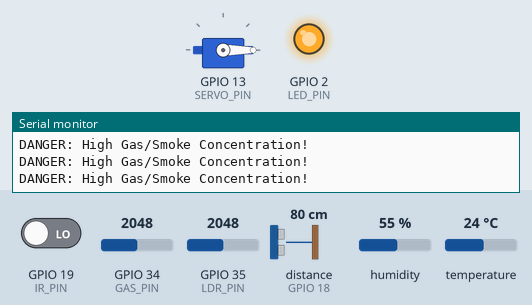
Bench run of a sketch on a simulated ESP32. Shown: servo, output pins drawn as LEDs (lit = HIGH), the last lines printed to the serial monitor. Wiring (inferred from the names in the program): ultrasonic range finder: trigger GPIO 5; echo GPIO 18. The test bench sets the inputs (shaded band); at power-on: distance to the obstacle (sensor on GPIO 18) 80 cm, GPIO 35 (LDR_PIN) = 2048, temperature 24 °C, GPIO 19 (IR_PIN) LOW, GPIO 34 (GAS_PIN) = 2048, humidity 55 %. The echo pulse lasts 58.3 µs per cm; pins used as bus, display or sensor lines are not drawn.

Above: at 1.2 s.
1.3 s: distance to the obstacle (sensor on GPIO 18) set to 38 cm
2.8 s: distance to the obstacle (sensor on GPIO 18) set to 31 cm
At 3.5 s:
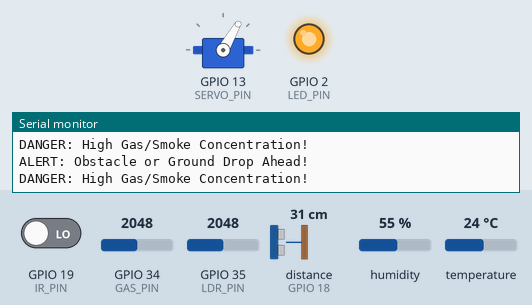
4.3 s: GPIO 35 (LDR_PIN) set to 1934
At 5.1 s:
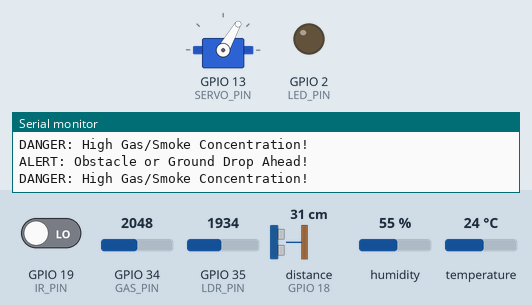
5.8 s: distance to the obstacle (sensor on GPIO 18) set to 60 cm
At 7.1 s:
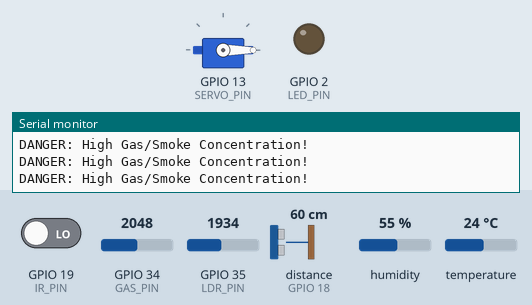
7.4 s: temperature set to 41 °C
8.9 s: temperature set to 44 °C
Timing chart, 0 to 11.9 s (numbered marks = the images above; inputs shaded):
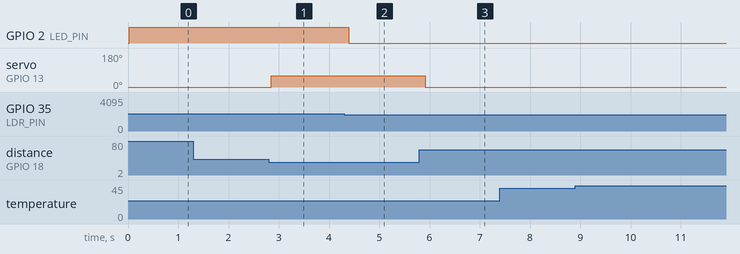

The sketch:

smart_navigation_aid.ino
```cpp
#include <ESP32Servo.h>
#include <DHT.h>

#define TRIG_PIN 5
#define ECHO_PIN 18
#define IR_PIN 19
#define DHT_PIN 4
#define GAS_PIN 34
#define LDR_PIN 35
#define SERVO_PIN 13
#define LED_PIN 2

#define DHTTYPE DHT11

DHT dht(DHT_PIN, DHTTYPE);
Servo feedbackServo;

void setup() {
  Serial.begin(115200);

  pinMode(TRIG_PIN, OUTPUT);
  pinMode(ECHO_PIN, INPUT);
  pinMode(IR_PIN, INPUT);
  pinMode(LED_PIN, OUTPUT);

  dht.begin();
  feedbackServo.attach(SERVO_PIN);
  feedbackServo.write(0); // Rest position

  Serial.println("Smart Blind Navigation System Initialized.");
}

void loop() {
  // 1. Ultrasonic Obstacle Detection
  digitalWrite(TRIG_PIN, LOW);
  delayMicroseconds(2);
  digitalWrite(TRIG_PIN, HIGH);
  delayMicroseconds(10);
  digitalWrite(TRIG_PIN, LOW);
  long duration = pulseIn(ECHO_PIN, HIGH);
  float distance = duration * 0.034 / 2;

  // 2. IR Sensor (Pothole / Ground Drop)
  int irState = digitalRead(IR_PIN); // LOW means detected ground/obstacle

  // 3. Environmental Readings
  float temp = dht.readTemperature();
  int gasValue = analogRead(GAS_PIN);
  int ldrValue = analogRead(LDR_PIN);

  // --- Logic & Feedback Actions ---

  // Obstacle or Step drop detected -> Servo tactile tap
  if ((distance > 0 && distance < 35) || irState == HIGH) {
    feedbackServo.write(60); // Nudges user's hand
    Serial.println("ALERT: Obstacle or Ground Drop Ahead!");
  } else {
    feedbackServo.write(0);
  }

  // Toxic Gas / Smoke Alert
  if (gasValue > 1500) {
    Serial.println("DANGER: High Gas/Smoke Concentration!");
  }

  // Extreme Weather / Temperature Alert
  if (temp > 42.0) {
    Serial.println("WARNING: High Ambient Temperature / Heat Alert!");
  }

  // Night Visibility (Auto LED)
  if (ldrValue > 2000) { // High resistance = Low light / Dark
    digitalWrite(LED_PIN, HIGH);
  } else {
    digitalWrite(LED_PIN, LOW);
  }

  delay(250);
}
```

Measured:
- the behaviour switches between 36 and 35 cm on distance to the obstacle (sensor on GPIO 18) (found by bisection; images 0 and 1)
- the behaviour switches between 2001 and 2000 on GPIO 35 (LDR_PIN) (found by bisection; images 1 and 2)
- after the input at 2.8 s, servo on GPIO 13 (SERVO_PIN): 0° → 60° after 0.05 s
- after the input at 4.3 s, GPIO 2 (LED_PIN): HIGH → LOW after 0.09 s
- after the input at 5.8 s, servo on GPIO 13 (SERVO_PIN): 60° → 0° after 0.12 s
